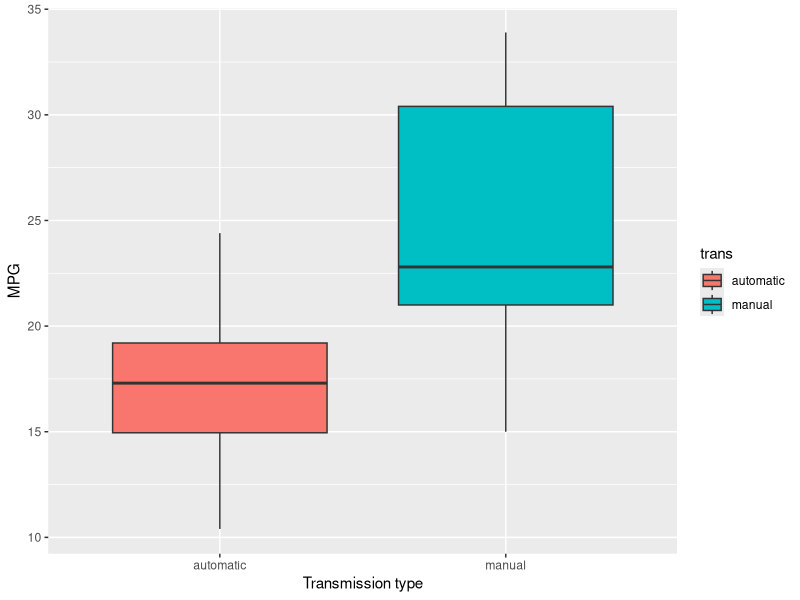
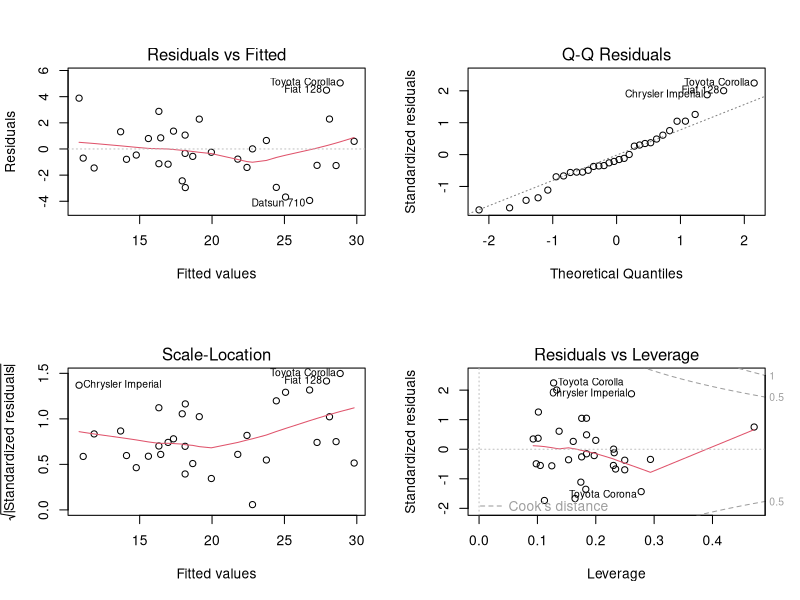

Reproduce these figures in R, in order.
## ---- chunk 1
## Ensure we have loaded the libraries we need.
library("datasets")
library("plyr")
library("ggplot2")

## load the data set
data(mtcars)

## disable scientific notation
options(scipen = 999)

## ---- chunk 2
## convert variables to factors.
mtcars$cyl <- factor(mtcars$cyl)
mtcars$vs <- factor(mtcars$vs)
mtcars$am <- factor(mtcars$am)
mtcars$gear <- factor(mtcars$gear)
mtcars$carb <- factor(mtcars$carb)

## Convert the binary variable, transmission type.
trans <- revalue(mtcars$am, c('0'="automatic", '1'="manual"))

levels(mtcars$am) <- c("Automatic", "Manual")
levels(mtcars$vs) <- c("V Engine", "Straight Engine")
## ---- chunk 3
## Let's build a boxplot showing transmission type versus fuel economy
ggplot(mtcars, aes(x=trans, y=mpg, fill=trans)) +
    geom_boxplot() +
    xlab("Transmission type") +
    ylab("MPG")

## ---- chunk 4
## Create a linear model, comparing mpg to transmission type.
fit1 <- lm(mpg ~ am, data=mtcars)
## ---- chunk 5
## First, let's create a new model with all variables.
fit2 <- lm(mpg ~ ., data=mtcars)

## Now, let's trim the model to capture the most correlated variables.
fit3 <- step(fit2, direction="both", trace=0)
## ---- chunk 6
summary(fit3)
## ---- chunk 7
par(mfrow = c(2,2))
plot(fit3)
## ---- chunk 8
## Show summary statistics on this first linear model.
summary(fit1)
